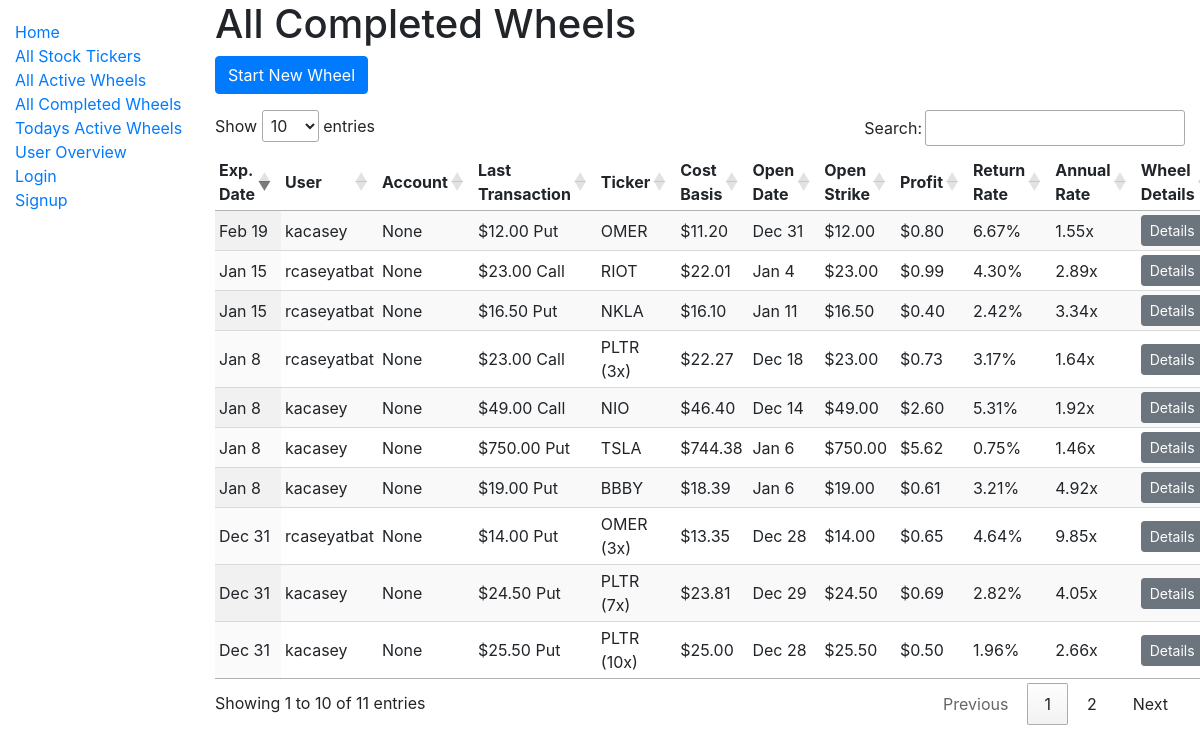
The page /catalog/all_completed_wheels/ on the database its author committed.
### catalog/models.py (models this page shows, shortened)
class OptionWheel(models.Model):
    user = models.ForeignKey(
        settings.AUTH_USER_MODEL,
        on_delete=models.CASCADE,
        db_index=True,
    )
    stock_ticker = models.ForeignKey(
        'StockTicker',
        on_delete=models.CASCADE,
    )
    account = models.ForeignKey(
        Account,
        on_delete=models.SET_NULL,
        db_index=True,
        blank=True,
        null=True,
    )
    quantity = models.IntegerField(default=1)
    is_active = models.BooleanField(db_index=True)
    total_profit = models.DecimalField(max_digits=12, decimal_places=2, default=None, null=True)
    total_days_active = models.IntegerField(default=None, null=True)
    collatoral = models.DecimalField(max_digits=12, decimal_places=2, default=None, null=True)
    def get_all_option_purchases(self):
         return self.option_purchases.all()
    def get_first_option_purchase(self):
        return self.option_purchases.all().last()
    def get_last_option_purchase(self):
        return self.option_purchases.all().first()
    def get_open_date(self):
        first = self.get_first_option_purchase()
        if first:
            return first.purchase_date.date()
        return datetime.min.date()
    def get_expiration_date(self):
        last_purchase = self.get_last_option_purchase()
        if last_purchase:
            return last_purchase.expiration_date
        return datetime.max.date()
    def is_expired(self):
        if not self.is_active:
            return False
        now = datetime.now()
        today = now.date()
        if now.hour >= settings.MARKET_CLOSE_HOUR:
            return self.get_expiration_date() <= today
        return self.get_expiration_date() < today
    def get_cost_basis(self):
        purchases = self.get_all_option_purchases()
        if not purchases:
            return 'N/A'
        revenue = sum(purchase.premium for purchase in purchases)
        first_purchase = self.get_first_option_purchase()
        return first_purchase.strike - revenue
    def add_purchase_data(self, fetch_price=True):
        purchases = self.get_all_option_purchases()
        if purchases:
            cost_basis = self.get_cost_basis()
            first_purchase = self.get_first_option_purchase()
            last_purchase = self.get_last_option_purchase()
            profit_if_exits_here = last_purchase.strike - cost_basis
            days_active_so_far = busday_count_inclusive(
                first_purchase.purchase_date.date(),
                last_purchase.expiration_date,
            )
            decimal_rate_of_return = float(profit_if_exits_here / first_purchase.strike)
            annualized_rate_of_return_if_exits_here = compute_annualized_rate_of_return(decimal_rate_of_return, 1, days_active_so_far)
            self.cost_basis = cost_basis
            self.profit_if_exits_here = profit_if_exits_here
            self.days_active_so_far = days_active_so_far
            self.decimal_rate_of_return = decimal_rate_of_return
            self.annualized_rate_of_return_if_exits_here = annualized_rate_of_return_if_exits_here
            self.open_date = self.get_open_date()
            self.open_strike = first_purchase.strike
            self.expiration_date = self.get_expiration_date()
            self.last_purchase = last_purchase
            self.expired = self.is_expired()
            self.purchases = purchases

class OptionPurchase(models.Model):
    user = models.ForeignKey(
        settings.AUTH_USER_MODEL,
        on_delete=models.CASCADE,
        db_index=True,
    )
    option_wheel = models.ForeignKey(
        'OptionWheel',
        on_delete=models.CASCADE,
        db_index=True,
        related_name='option_purchases'
    )
    purchase_date = models.DateTimeField()
    expiration_date = models.DateField()
    strike = models.DecimalField(max_digits=12, decimal_places=2)
    price_at_date = models.DecimalField(max_digits=12, decimal_places=2)
    premium = models.DecimalField(max_digits=12, decimal_places=2)
    class CallOrPut(models.TextChoices):
        CALL = 'C', _('Call')
        PUT = 'P', _('Put')
    call_or_put = models.CharField(
        max_length=1,
        choices=CallOrPut.choices,
        default=CallOrPut.PUT,
    )
    class Meta:
        ordering = ['-expiration_date', '-purchase_date']

class StockTicker(models.Model):
    name = models.CharField(max_length=200, help_text='Enter a ticker, like TSLA.', unique=True, db_index=True)
    class StockRecommendation(models.TextChoices):
        NONE = 'NO', _('None')
        STABLE = 'ST', _('Stable Choice')
        HIGHVOLATILITY = 'HV', _('High Volatility')
    recommendation = models.CharField(
        max_length=2,
        choices=StockRecommendation.choices,
        default=StockRecommendation.NONE,
    )
    def __str__(self):
        return self.name
    class Meta:
        ordering = ["name"]

### catalog/views.py (the view)
# urls.py: path('all_completed_wheels/', views.all_completed_wheels, name='all-completed-wheels'),
@cache_page(ALL_VIEWS_PAGE_CACHE_IN_SECONDS)
def all_completed_wheels(request):
    context = {}
    wheels = OptionWheel.objects.select_related('account').select_related('user').select_related('stock_ticker').filter(is_active=False)
    for wheel in wheels:
        wheel.add_purchase_data(fetch_price=False)
    context["wheels"] = wheels
    return render(request, 'all_completed_wheels.html', context=context)

### catalog/business_day_count.py (called while the page is built)
def busday_count_inclusive(start_date, end_date):
  if (start_date == end_date):
  	return 1
  return numpy.busday_count(start_date, end_date) + 1

### catalog/option_price_computation.py (called while the page is built)
def compute_annualized_rate_of_return(profit_decimal, odds, days, profit_decimal_fail_case=0):
    if days < 5:
        days = 5
    rate_of_return_success_case = 1 + profit_decimal
    rate_of_return_fail_case = 1 + profit_decimal_fail_case
    effective_rate_of_return = rate_of_return_success_case * odds + rate_of_return_fail_case * (1 - odds)
    return effective_rate_of_return ** (BUSINESS_DAYS_IN_YEAR / days)

### catalog/templatetags/filter_tags.py (called while the page is built)
@register.filter
def percentage(value):
    try:
        return '{:.2%}'.format(value)
    except (ValueError, TypeError):
        return value

@register.filter
def call_or_put(value):
    if value == 'P':
        return 'Put'
    elif value == 'C':
        return 'Call'
    return value

### catalog/templates/all_completed_wheels.html
{% extends "base_generic.html" %}
{% block content %}
  <h1>All Completed Wheels</h1>
  <p><a type="button" class="btn btn-primary" href="{% url 'wheel-create' %}">Start New Wheel</a></p>
  {% if wheels %}
    {% include '_base_wheel_table.html' with wheels=wheels all=True%}
  {% else %}
    <p>There are no completed wheels</p>
  {% endif %}
{% endblock %}

### catalog/templates/_base_wheel_table.html (shortened to what this page needs)
{% load filter_tags %}
<div>
  <table
    class="display compact wheel_table" {% if not active %} data-order='[[ 0, "desc" ]]'{% endif %}>
    <thead>
      <tr>
        <th>Exp. Date</th>
        {% if all %}
          <th>User</th>
        {% endif %}
        <th>Account</th>
        <th>Last Transaction</th>
        <th>Ticker</th>
        <th>Cost Basis</th>
        <th>Open Date</th>
        <th>Open Strike</th>
        <th>Profit{% if active %} (if exits){% endif %}</th>
        <th>Return Rate{% if active %} (if exits){% endif %}</th>
        <th>Annual Rate{% if active %} (if exits){% endif %}</th>
        <th>Wheel Details</th>
      </tr>
    </thead>
    <tbody>
      {% for row in wheels %}
        <tr>
          <td data-order={{ row.expiration_date | date:"c" }}>
            {{ row.expiration_date | date:"M j" }}
          </td>
          {% if all %}
            <td>
              {{ row.user }}
            </td>
          {% endif %}
          <td>
            {{ row.account }}
          </td>
          <td>
            ${{ row.last_purchase.strike }} {{ row.last_purchase.call_or_put | call_or_put }}
          </td>
          <td>
            {{ row.stock_ticker }}
            {% if row.quantity > 1 %}
              ({{ row.quantity}}x)
            {% endif %}
          </td>
          <td>
            ${{ row.cost_basis }}
          </td>
          <td data-order={{ row.open_date | date:"c" }}>
            {{ row.open_date | date:"M j"}}
          </td>
          <td>
            ${{ row.open_strike }}
          </td>
          <td>
            ${{ row.profit_if_exits_here }}
          </td>
          <td>
            {{ row.decimal_rate_of_return | percentage }}
          </td>
          <td data-order={{ row.annualized_rate_of_return_if_exits_here }}>
            {{ row.annualized_rate_of_return_if_exits_here | floatformat:2 }}x
          </td>
          <td>
            <a type="button" class="btn btn-secondary btn-sm" href="{% url 'wheel-detail' pk=row.pk %}">Details</a>
          </td>
        </tr>
      {% endfor %}
    </tbody>
  </table>
</div>

### rows shown on the page
OptionWheel: expiration_date "Dec 31", user "rcaseyatbat", account "None", last_purchase.strike "14.00", last_purchase.call_or_put|call_or_put "Put", stock_ticker "OMER", quantity "3", cost_basis "13.35", open_date "Dec 28", open_strike "14.00", profit_if_exits_here "0.65", decimal_rate_of_return|percentage "4.64%", annualized_rate_of_return_if_exits_here "9.85"
OptionWheel: expiration_date "Jan 8", user "rcaseyatbat", account "None", last_purchase.strike "23.00", last_purchase.call_or_put|call_or_put "Call", stock_ticker "PLTR", quantity "3", cost_basis "22.27", open_date "Dec 18", open_strike "23.00", profit_if_exits_here "0.73", decimal_rate_of_return|percentage "3.17%", annualized_rate_of_return_if_exits_here "1.64"
OptionWheel: expiration_date "Feb 19", user "kacasey", account "None", last_purchase.strike "12.00", last_purchase.call_or_put|call_or_put "Put", stock_ticker "OMER", cost_basis "11.20", open_date "Dec 31", open_strike "12.00", profit_if_exits_here "0.80", decimal_rate_of_return|percentage "6.67%", annualized_rate_of_return_if_exits_here "1.55"
OptionWheel: expiration_date "Jan 8", user "kacasey", account "None", last_purchase.strike "49.00", last_purchase.call_or_put|call_or_put "Call", stock_ticker "NIO", cost_basis "46.40", open_date "Dec 14", open_strike "49.00", profit_if_exits_here "2.60", decimal_rate_of_return|percentage "5.31%", annualized_rate_of_return_if_exits_here "1.92"
OptionWheel: expiration_date "Dec 31", user "kacasey", account "None", last_purchase.strike "24.50", last_purchase.call_or_put|call_or_put "Put", stock_ticker "PLTR", quantity "7", cost_basis "23.81", open_date "Dec 29", open_strike "24.50", profit_if_exits_here "0.69", decimal_rate_of_return|percentage "2.82%", annualized_rate_of_return_if_exits_here "4.05"
OptionWheel: expiration_date "Dec 31", user "kacasey", account "None", last_purchase.strike "25.50", last_purchase.call_or_put|call_or_put "Put", stock_ticker "PLTR", quantity "10", cost_basis "25.00", open_date "Dec 28", open_strike "25.50", profit_if_exits_here "0.50", decimal_rate_of_return|percentage "1.96%", annualized_rate_of_return_if_exits_here "2.66"
OptionWheel: expiration_date "Jan 8", user "kacasey", account "None", last_purchase.strike "750.00", last_purchase.call_or_put|call_or_put "Put", stock_ticker "TSLA", cost_basis "744.38", open_date "Jan 6", open_strike "750.00", profit_if_exits_here "5.62", decimal_rate_of_return|percentage "0.75%", annualized_rate_of_return_if_exits_here "1.46"
OptionWheel: expiration_date "Jan 8", user "kacasey", account "None", last_purchase.strike "19.00", last_purchase.call_or_put|call_or_put "Put", stock_ticker "BBBY", cost_basis "18.39", open_date "Jan 6", open_strike "19.00", profit_if_exits_here "0.61", decimal_rate_of_return|percentage "3.21%", annualized_rate_of_return_if_exits_here "4.92"
OptionWheel: expiration_date "Jan 15", user "rcaseyatbat", account "None", last_purchase.strike "23.00", last_purchase.call_or_put|call_or_put "Call", stock_ticker "RIOT", cost_basis "22.01", open_date "Jan 4", open_strike "23.00", profit_if_exits_here "0.99", decimal_rate_of_return|percentage "4.30%", annualized_rate_of_return_if_exits_here "2.89"
OptionWheel: expiration_date "Jan 15", user "rcaseyatbat", account "None", last_purchase.strike "16.50", last_purchase.call_or_put|call_or_put "Put", stock_ticker "NKLA", cost_basis "16.10", open_date "Jan 11", open_strike "16.50", profit_if_exits_here "0.40", decimal_rate_of_return|percentage "2.42%", annualized_rate_of_return_if_exits_here "3.34"
